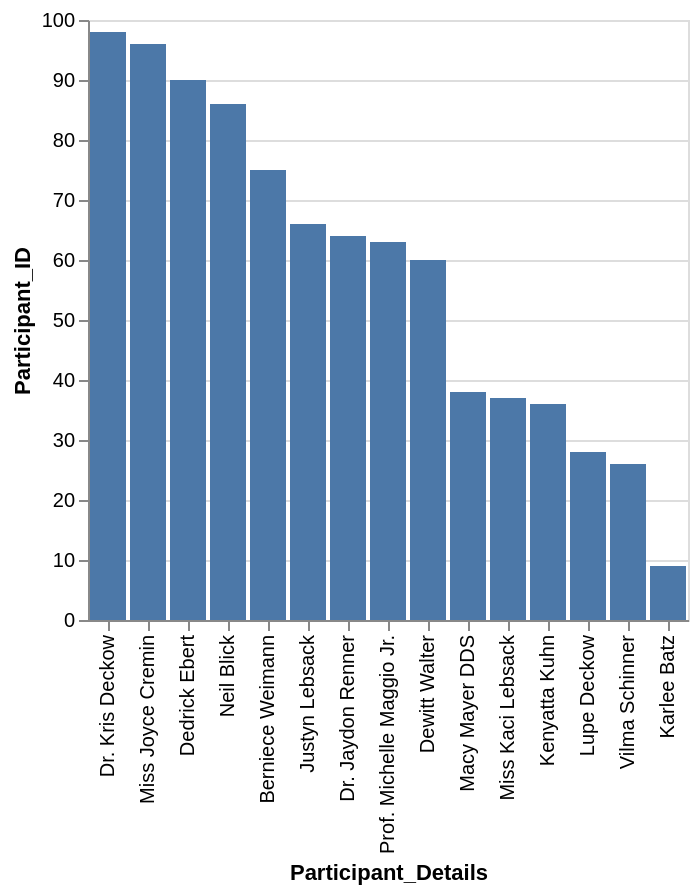

Describe this chart as a Vega-Lite specification.
### Vega-Lite specification from a JSON file in a GitHub repository (floating-point values rounded to 4 significant figures)
{"data": {"values": [{"x_data": "Karlee Batz", "y_data": 9}, {"x_data": "Vilma Schinner", "y_data": 26}, {"x_data": "Lupe Deckow", "y_data": 28}, {"x_data": "Kenyatta Kuhn", "y_data": 36}, {"x_data": "Miss Kaci Lebsack", "y_data": 37}, {"x_data": "Macy Mayer DDS", "y_data": 38}, {"x_data": "Dewitt Walter", "y_data": 60}, {"x_data": "Prof. Michelle Maggio Jr.", "y_data": 63}, {"x_data": "Dr. Jaydon Renner", "y_data": 64}, {"x_data": "Justyn Lebsack", "y_data": 66}, {"x_data": "Berniece Weimann", "y_data": 75}, {"x_data": "Neil Blick", "y_data": 86}, {"x_data": "Dedrick Ebert", "y_data": 90}, {"x_data": "Miss Joyce Cremin", "y_data": 96}, {"x_data": "Dr. Kris Deckow", "y_data": 98}]}, "mark": "bar", "encoding": {"x": {"field": "x_data", "type": "nominal", "title": "Participant_Details", "sort": {"op": "sum", "field": "y_data", "order": "descending"}}, "y": {"field": "y_data", "type": "quantitative", "title": "Participant_ID"}}}
